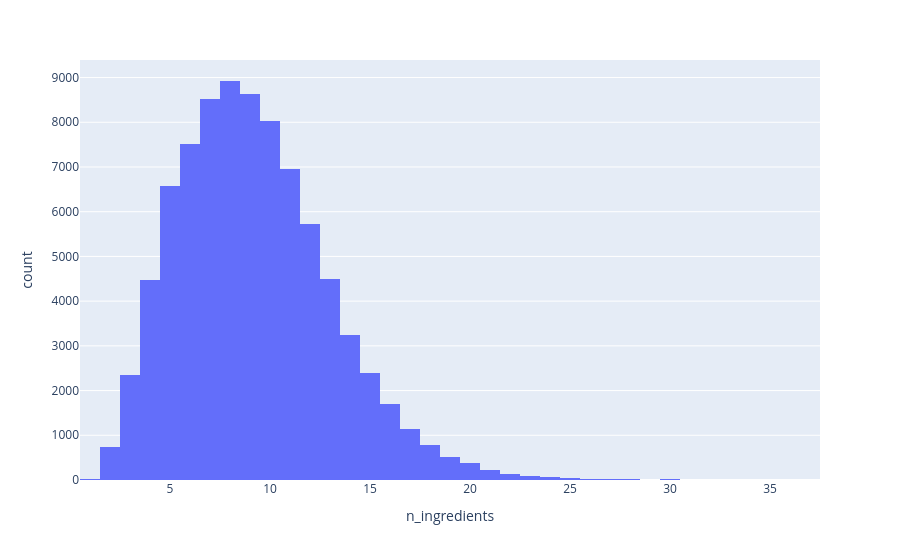

The notebook cell saved with this chart:
### Markdown cell above
#### Number of Ingredients

### Code cell
fig = px.histogram(recipes, x = 'n_ingredients')
fig.show()

### Figure 1 — Plotly figure (JSON) as saved in the notebook; plotly's stock layout.template omitted (floating-point values rounded to 4 significant figures; data arrays with more than 128 entries replaced by an {"elided": "..."} marker saying what was removed)
{"data": [{"bingroup": "x", "hovertemplate": "n_ingredients=%{x}<br>count=%{y}<extra></extra>", "legendgroup": "", "marker": {"color": "#636efa", "pattern": {"shape": ""}}, "name": "", "orientation": "v", "showlegend": false, "type": "histogram", "x": {"elided": "83782 int values"}, "xaxis": "x", "yaxis": "y"}], "layout": {"barmode": "relative", "legend": {"tracegroupgap": 0}, "margin": {"t": 60}, "xaxis": {"anchor": "y", "domain": [0, 1], "title": {"text": "n_ingredients"}}, "yaxis": {"anchor": "x", "domain": [0, 1], "title": {"text": "count"}}}}
